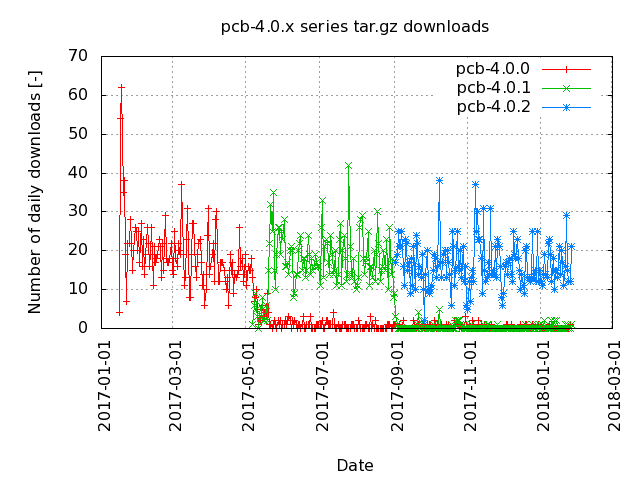

Source code (gnuplot):
set term png
set output "pcb-4.0.x_daily.png"
set title "pcb-4.0.x series tar.gz downloads"
set style data linespoints
# set Y-axis
set yrange [0:]
set ylabel "Number of daily downloads [-]"
set grid y
# set X-axis
set xlabel "Date"
set timefmt "%Y-%m-%d"
set xdata time
set format x "%Y-%m-%d"
set xrange ["2017-01-01":]
set grid x
set xtic rotate by 90 scale 0 offset 0.5,0
# plot data
plot 'data/pcb-4.0.0_daily.data' using 1:2 title "pcb-4.0.0" with linespoints, \
     'data/pcb-4.0.1_daily.data' using 1:2 title "pcb-4.0.1" with linespoints, \
     'data/pcb-4.0.2_daily.data' using 1:2 title "pcb-4.0.2" with linespoints
# set output back to default
set output
# reset terminal type
set terminal pop
